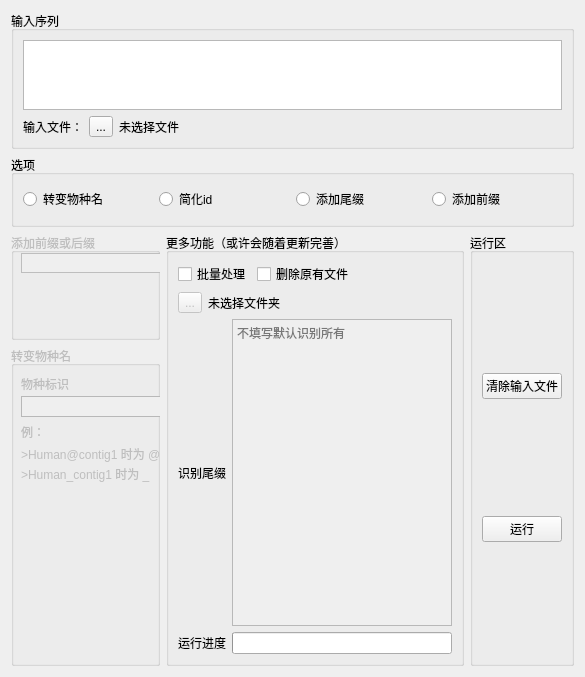
          <widget class="QWidget" name="id_process">
           <attribute name="title">
            <string>处理组装id</string>
           </attribute>
           <layout class="QVBoxLayout" name="verticalLayout_20" stretch="1,1,6">
            <item>
             <widget class="QGroupBox" name="groupBox_37">
              <property name="title">
               <string>输入序列</string>
              </property>
              <layout class="QVBoxLayout" name="verticalLayout_18" stretch="0,0">
               <item>
                <widget class="QTextEdit" name="inputfa_txt_2"/>
               </item>
               <item>
                <layout class="QHBoxLayout" name="horizontalLayout_47">
                 <item>
                  <widget class="QLabel" name="label_6">
                   <property name="text">
                    <string>输入文件：</string>
                   </property>
                   <property name="buddy">
                    <cstring>label_2</cstring>
                   </property>
                  </widget>
                 </item>
                 <item>
                  <widget class="QToolButton" name="inputfa_2">
                   <property name="text">
                    <string>...</string>
                   </property>
                  </widget>
                 </item>
                 <item>
                  <widget class="QLabel" name="selected_fa_2">
                   <property name="text">
                    <string>未选择文件</string>
                   </property>
                  </widget>
                 </item>
                 <item>
                  <spacer name="horizontalSpacer_12">
                   <property name="orientation">
                    <enum>Qt::Horizontal</enum>
                   </property>
                   <property name="sizeHint" stdset="0">
                    <size>
                     <width>40</width>
                     <height>20</height>
                    </size>
                   </property>
                  </spacer>
                 </item>
                </layout>
               </item>
              </layout>
             </widget>
            </item>
            <item>
             <widget class="QGroupBox" name="option_1">
              <property name="enabled">
               <bool>true</bool>
              </property>
              <property name="title">
               <string>选项</string>
              </property>
              <layout class="QHBoxLayout" name="horizontalLayout_42">
               <item>
                <widget class="QRadioButton" name="spenabutton">
                 <property name="text">
                  <string>转变物种名</string>
                 </property>
                </widget>
               </item>
               <item>
                <widget class="QRadioButton" name="simplybutton">
                 <property name="text">
                  <string>简化id</string>
                 </property>
                </widget>
               </item>
               <item>
                <widget class="QRadioButton" name="suffixbutton">
                 <property name="text">
                  <string>添加尾缀</string>
                 </property>
                </widget>
               </item>
               <item>
                <widget class="QRadioButton" name="prefixbutton">
                 <property name="text">
                  <string>添加前缀</string>
                 </property>
                </widget>
               </item>
              </layout>
             </widget>
            </item>
            <item>
             <layout class="QHBoxLayout" name="horizontalLayout_48" stretch="2,4,0">
              <item>
               <layout class="QVBoxLayout" name="verticalLayout" stretch="1,0">
                <item>
                 <widget class="QGroupBox" name="option_add">
                  <property name="enabled">
                   <bool>false</bool>
                  </property>
                  <property name="sizePolicy">
                   <sizepolicy hsizetype="Preferred" vsizetype="Preferred">
                    <horstretch>1</horstretch>
                    <verstretch>1</verstretch>
                   </sizepolicy>
                  </property>
                  <property name="title">
                   <string>添加前缀或后缀</string>
                  </property>
                  <widget class="QTextEdit" name="fix_add">
                   <property name="enabled">
                    <bool>false</bool>
                   </property>
                   <property name="geometry">
                    <rect>
                     <x>10</x>
                     <y>20</y>
                     <width>201</width>
                     <height>20</height>
                    </rect>
                   </property>
                   <property name="mouseTracking">
                    <bool>true</bool>
                   </property>
                   <property name="tabletTracking">
                    <bool>false</bool>
                   </property>
                   <property name="acceptDrops">
                    <bool>true</bool>
                   </property>
                   <property name="frameShape">
                    <enum>QFrame::Box</enum>
                   </property>
                   <property name="frameShadow">
                    <enum>QFrame::Plain</enum>
                   </property>
                   <property name="verticalScrollBarPolicy">
                    <enum>Qt::ScrollBarAlwaysOff</enum>
                   </property>
                   <property name="horizontalScrollBarPolicy">
                    <enum>Qt::ScrollBarAlwaysOff</enum>
                   </property>
                   <property name="sizeAdjustPolicy">
                    <enum>QAbstractScrollArea::AdjustIgnored</enum>
                   </property>
                   <property name="tabChangesFocus">
                    <bool>false</bool>
                   </property>
                   <property name="html">
                    <string>&lt;!DOCTYPE HTML PUBLIC &quot;-//W3C//DTD HTML 4.0//EN&quot; &quot;http://www.w3.org/TR/REC-html40/strict.dtd&quot;&gt;
&lt;html&gt;&lt;head&gt;&lt;meta name=&quot;qrichtext&quot; content=&quot;1&quot; /&gt;&lt;style type=&quot;text/css&quot;&gt;
p, li { white-space: pre-wrap; }
&lt;/style&gt;&lt;/head&gt;&lt;body style=&quot; font-family:'SimSun'; font-size:9pt; font-weight:400; font-style:normal;&quot;&gt;
&lt;p style=&quot;-qt-paragraph-type:empty; margin-top:0px; margin-bottom:0px; margin-left:0px; margin-right:0px; -qt-block-indent:0; text-indent:0px;&quot;&gt;&lt;br /&gt;&lt;/p&gt;&lt;/body&gt;&lt;/html&gt;</string>
                   </property>
                  </widget>
                 </widget>
                </item>
                <item>
                 <widget class="QGroupBox" name="spenam_box">
                  <property name="enabled">
                   <bool>false</bool>
                  </property>
                  <property name="sizePolicy">
                   <sizepolicy hsizetype="Preferred" vsizetype="Preferred">
                    <horstretch>0</horstretch>
                    <verstretch>3</verstretch>
                   </sizepolicy>
                  </property>
                  <property name="title">
                   <string>转变物种名</string>
                  </property>
                  <widget class="QTextEdit" name="spe_symbol">
                   <property name="geometry">
                    <rect>
                     <x>10</x>
                     <y>50</y>
                     <width>201</width>
                     <height>21</height>
                    </rect>
                   </property>
                   <property name="verticalScrollBarPolicy">
                    <enum>Qt::ScrollBarAlwaysOff</enum>
                   </property>
                  </widget>
                  <widget class="QLabel" name="label_7">
                   <property name="geometry">
                    <rect>
                     <x>10</x>
                     <y>30</y>
                     <width>171</width>
                     <height>16</height>
                    </rect>
                   </property>
                   <property name="text">
                    <string>物种标识</string>
                   </property>
                  </widget>
                  <widget class="QLabel" name="label_8">
                   <property name="geometry">
                    <rect>
                     <x>10</x>
                     <y>80</y>
                     <width>54</width>
                     <height>12</height>
                    </rect>
                   </property>
                   <property name="text">
                    <string>例：</string>
                   </property>
                  </widget>
                  <widget class="QLabel" name="label_9">
                   <property name="geometry">
                    <rect>
                     <x>10</x>
                     <y>100</y>
                     <width>291</width>
                     <height>16</height>
                    </rect>
                   </property>
                   <property name="text">
                    <string>&gt;Human@contig1 时为 @</string>
                   </property>
                  </widget>
                  <widget class="QLabel" name="label_10">
                   <property name="geometry">
                    <rect>
                     <x>10</x>
                     <y>120</y>
                     <width>231</width>
                     <height>16</height>
                    </rect>
                   </property>
                   <property name="text">
                    <string>&gt;Human_contig1 时为 _</string>
                   </property>
                  </widget>
                 </widget>
                </item>
               </layout>
              </item>
              <item>
               <widget class="QGroupBox" name="groupBox_3">
                <property name="title">
                 <string>更多功能（或许会随着更新完善）</string>
                </property>
                <layout class="QVBoxLayout" name="verticalLayout_17" stretch="0,0,1,0">
                 <item>
                  <layout class="QHBoxLayout" name="horizontalLayout_43">
                   <item>
                    <widget class="QCheckBox" name="multipc_bok">
                     <property name="text">
                      <string>批量处理</string>
                     </property>
                    </widget>
                   </item>
                   <item>
                    <widget class="QCheckBox" name="delete_check">
                     <property name="text">
                      <string>删除原有文件</string>
                     </property>
                    </widget>
                   </item>
                   <item>
                    <spacer name="horizontalSpacer_13">
                     <property name="orientation">
                      <enum>Qt::Horizontal</enum>
                     </property>
                     <property name="sizeHint" stdset="0">
                      <size>
                       <width>40</width>
                       <height>20</height>
                      </size>
                     </property>
                    </spacer>
                   </item>
                  </layout>
                 </item>
                 <item>
                  <layout class="QHBoxLayout" name="horizontalLayout_44">
                   <item>
                    <widget class="QToolButton" name="multipc_button">
                     <property name="enabled">
                      <bool>false</bool>
                     </property>
                     <property name="text">
                      <string>...</string>
                     </property>
                    </widget>
                   </item>
                   <item>
                    <widget class="QLabel" name="mpc_path">
                     <property name="enabled">
                      <bool>true</bool>
                     </property>
                     <property name="text">
                      <string>未选择文件夹</string>
                     </property>
                    </widget>
                   </item>
                  </layout>
                 </item>
                 <item>
                  <layout class="QHBoxLayout" name="horizontalLayout_45">
                   <item>
                    <widget class="QLabel" name="label_11">
                     <property name="text">
                      <string>识别尾缀</string>
                     </property>
                    </widget>
                   </item>
                   <item>
                    <widget class="QTextEdit" name="fire_end">
                     <property name="enabled">
                      <bool>false</bool>
                     </property>
                     <property name="verticalScrollBarPolicy">
                      <enum>Qt::ScrollBarAlwaysOff</enum>
                     </property>
                     <property name="placeholderText">
                      <string>不填写默认识别所有</string>
                     </property>
                    </widget>
                   </item>
                  </layout>
                 </item>
                 <item>
                  <layout class="QHBoxLayout" name="horizontalLayout_46">
                   <item>
                    <widget class="QLabel" name="label_12">
                     <property name="text">
                      <string>运行进度</string>
                     </property>
                    </widget>
                   </item>
                   <item>
                    <widget class="QProgressBar" name="progressBar">
                     <property name="enabled">
                      <bool>true</bool>
                     </property>
                     <property name="value">
                      <number>0</number>
                     </property>
                     <property name="textVisible">
                      <bool>false</bool>
                     </property>
                    </widget>
                   </item>
                  </layout>
                 </item>
                </layout>
               </widget>
              </item>
              <item>
               <widget class="QGroupBox" name="groupBox_38">
                <property name="title">
                 <string>运行区</string>
                </property>
                <layout class="QVBoxLayout" name="verticalLayout_19">
                 <item>
                  <widget class="QPushButton" name="clearinput_2">
                   <property name="text">
                    <string>清除输入文件</string>
                   </property>
                  </widget>
                 </item>
                 <item>
                  <widget class="QPushButton" name="idpc_running">
                   <property name="text">
                    <string>运行</string>
                   </property>
                  </widget>
                 </item>
                </layout>
               </widget>
              </item>
             </layout>
            </item>
           </layout>
          </widget>
